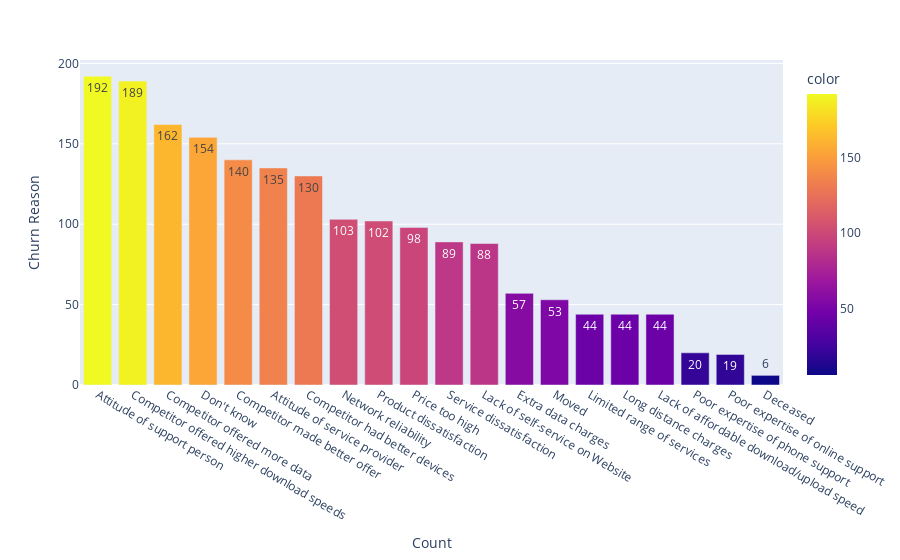

Notebook code for this chart:
### Markdown cell above
- 26.5% of customers have stopped using our service, Our task is to know which type of customers are more likely to stop using our service and what actions we can take

### Code cell
values = df['Churn Reason'].value_counts(ascending=False).values
keys = df['Churn Reason'].value_counts(ascending=False).keys()

fig1 = px.bar(x=keys, y=values, text=values, color=values)
fig1.update_layout(xaxis_title="Count", yaxis_title="Churn Reason")
fig1.show()

### Figure 1 — Plotly figure (JSON) as saved in the notebook; plotly's stock layout.template omitted (floating-point values rounded to 4 significant figures)
{"data": [{"alignmentgroup": "True", "hovertemplate": "x=%{x}<br>y=%{y}<br>text=%{text}<br>color=%{marker.color}<extra></extra>", "legendgroup": "", "marker": {"color": [192, 189, 162, 154, 140, 135, 130, 103, 102, 98, 89, 88, 57, 53, 44, 44, 44, 20, 19, 6], "coloraxis": "coloraxis", "pattern": {"shape": ""}}, "name": "", "offsetgroup": "", "orientation": "v", "showlegend": false, "text": [192, 189, 162, 154, 140, 135, 130, 103, 102, 98, 89, 88, 57, 53, 44, 44, 44, 20, 19, 6], "textposition": "auto", "type": "bar", "x": ["Attitude of support person", "Competitor offered higher download speeds", "Competitor offered more data", "Don't know", "Competitor made better offer", "Attitude of service provider", "Competitor had better devices", "Network reliability", "Product dissatisfaction", "Price too high", "Service dissatisfaction", "Lack of self-service on Website", "Extra data charges", "Moved", "Limited range of services", "Long distance charges", "Lack of affordable download/upload speed", "Poor expertise of phone support", "Poor expertise of online support", "Deceased"], "xaxis": "x", "y": [192, 189, 162, 154, 140, 135, 130, 103, 102, 98, 89, 88, 57, 53, 44, 44, 44, 20, 19, 6], "yaxis": "y"}], "layout": {"barmode": "relative", "coloraxis": {"colorbar": {"title": {"text": "color"}}, "colorscale": [[0, "#0d0887"], [0.1111, "#46039f"], [0.2222, "#7201a8"], [0.3333, "#9c179e"], [0.4444, "#bd3786"], [0.5556, "#d8576b"], [0.6667, "#ed7953"], [0.7778, "#fb9f3a"], [0.8889, "#fdca26"], [1, "#f0f921"]]}, "legend": {"tracegroupgap": 0}, "margin": {"t": 60}, "xaxis": {"anchor": "y", "domain": [0, 1], "title": {"text": "Count"}}, "yaxis": {"anchor": "x", "domain": [0, 1], "title": {"text": "Churn Reason"}}}}
